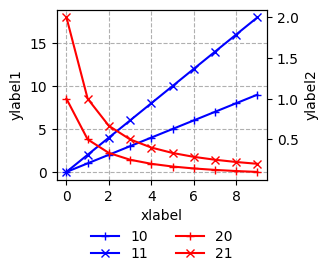

Write the Python code that produced this figure.
# %%
import matplotlib.pyplot as plt

if __name__ == '__main__':
    # plot for energy
    fig, ax1 = plt.subplots()

    # suitable for two-column paper
    fig.set_size_inches(w=3.5, h=2.5)
    ax1.set_xlabel("xlabel")
    ax1.set_ylabel("ylabel1")
    # The second axes for saved energy (percentage)
    ax2 = ax1.twinx()
    ax2.set_ylabel("ylabel2")
    n = 10
    for i in range(2):
        marker = ['+', 'x'][i]
        ax1.plot([(i+1)*x for x in range(n)],f'-b{marker}',label=f'1{i}')
        ax2.plot([(i+1)/(x+1) for x in range(n)],f'-r{marker}',label=f'2{i}')
    ax1.grid(ls='--')
    fig.legend(loc='upper center', ncol=2, 
               bbox_to_anchor=(0, -0.15, 1, 0.2), mode=None,
               handlelength=2, columnspacing=2,
               labelspacing=0.2, frameon=False)

    fig.subplots_adjust(bottom=0.2, left=0.2, right=0.8)
    fig.savefig("fig1.png", bbox_inches='tight')
# %%
